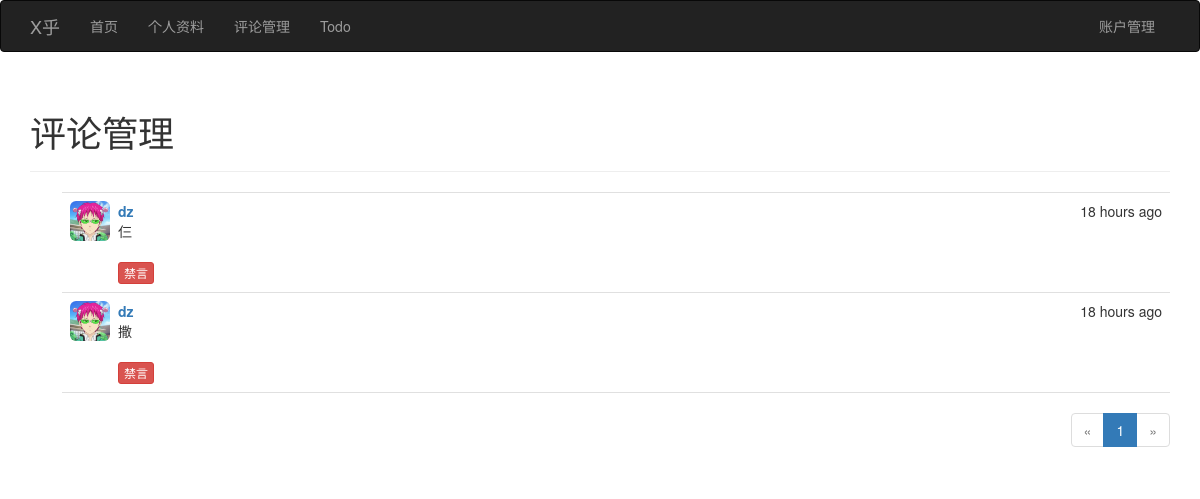
Page /moderate (signed in) on the earlier database version.
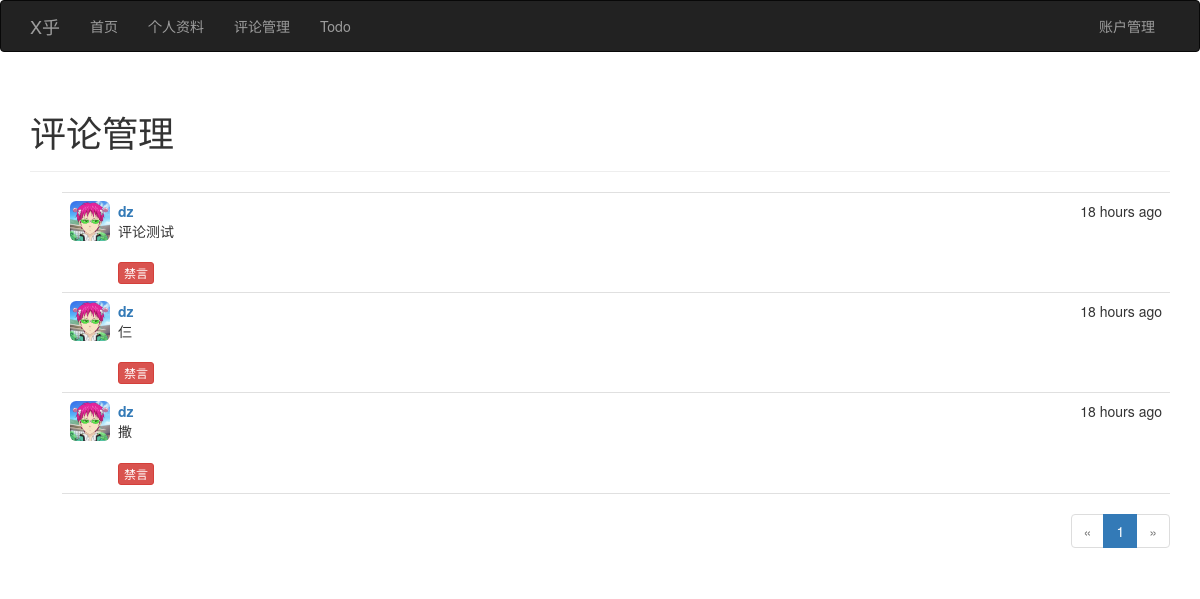
Same page on the later database version.
### app/models.py (models this page shows, shortened)
class Comment(db.Model):
    __tablename__ = 'comments'
    id = db.Column(db.Integer, primary_key = True)
    body = db.Column(db.Text)
    body_html = db.Column(db.Text)
    timestamp = db.Column(db.DateTime, index = True, default = datetime.utcnow)
    disabled = db.Column(db.Boolean)
    author_id = db.Column(db.Integer, db.ForeignKey('users.id'))
    post_id = db.Column(db.Integer, db.ForeignKey('posts.id'))

class User(UserMixin, db.Model):
    __tablename__ = 'users'
    id = db.Column(db.Integer, primary_key = True)
    email = db.Column(db.String(64), unique = True, index = True)
    name = db.Column(db.String(64))
    username = db.Column(db.String(64), unique = True, index = True)
    location = db.Column(db.String(64))
    about_me = db.Column(db.Text())
    member_since = db.Column(db.DateTime(), default = datetime.utcnow)
    last_seen = db.Column(db.DateTime(), default = datetime.utcnow)
    role_id = db.Column(db.Integer, db.ForeignKey('roles.id'))
    password_hash = db.Column(db.String(128))
    confirmed = db.Column(db.Boolean, default = False)
    avatar = db.Column(db.String(128), default = None)
    posts = db.relationship('Post', backref = 'author', lazy = 'dynamic')
    followed = db.relationship('Follow',
                               foreign_keys = [Follow.follower_id],
                               backref = db.backref('follower', lazy = 'joined'),
                               lazy = 'dynamic',
                               cascade = 'all, delete-orphan')
    followers = db.relationship('Follow',
                                foreign_keys = [Follow.followed_id],
                                backref = db.backref('followed', lazy = 'joined'),
                                lazy = 'dynamic',
                                cascade = 'all, delete-orphan')
    comments = db.relationship('Comment', backref = 'author', lazy = 'dynamic')
    events = db.relationship('Event', backref = 'sponsor', lazy = 'dynamic')
    @property
    def password(self):
        raise AttributeError('password is not a readable attribute')
    def can(self, permissions):
        return self.role is not None and (self.role.permissions & permissions) == permissions
    def ping(self):
        self.last_seen = datetime.utcnow()
        db.session.add(self)

### app/main/views.py (the view)
@main.route('/moderate')
@login_required
@permission_required(Permission.MODERATE_COMMENTS)
def moderate():
    page = request.args.get('page', 1, type = int)
    pagination = Comment.query.order_by(Comment.timestamp.desc()).paginate(
        page, per_page= current_app.config['FLASKY_PER_PAGE'], error_out= False)
    comments = pagination.items
    return render_template('moderate.html', pagination = pagination, comments = comments,
                           page = page)

### app/auth/views.py (called while the page is built)
@auth.before_app_request
def before_request():
    if current_user.is_authenticated:
        current_user.ping()
        if not current_user.confirmed \
                and request.endpoint[:5] != 'auth.':
            flash('You have not confirmed your account yet')
            return redirect(url_for('auth.unconfirmed'))

### app/main/__init__.py (called while the page is built)
@main.app_context_processor
def inject_permissions():
    return dict(Permission = Permission)

### app/models.py (called while the page is built)
@login_manager.user_loader
def load_user(user_id):
    return User.query.get(int(user_id))

### app/templates/moderate.html (shortened to what this page needs)
{% extends 'base.html' %}
{% import '_macros.html' as macros %}
{% block page_content %}
<div class="page-header">
    <h1>评论管理</h1>
</div>
{% set moderate = True %}
{% include '_comments.html' %}
{% if pagination %}
<div class="pagination">
    {{ macros.pagination_widget(pagination, '.moderate')}}
</div>
{% endif %}
{% endblock %}

### app/templates/_comments.html (shortened to what this page needs)
<ul class = "comments">
	{% for comment in comments %}
	<li class="comment">
		<div class="comment-thumbnail">
			<a href="{{url_for('.user', username = comment.author.username)}}">
				{% if comment.author.avatar %}
				<img class="img-rounded profile-thumbnail"  width = "40" height = "40"
					 src="{{ comment.author.avatar}}" >
				{% else %}
				<img class="img-rounded profile-thumbnail" width = "40" height = "40"
					 src="/static/avatar/default.jpg" >
                {% endif %}
			</a>
		</div>
		<div class="comment-content">
			<div class='comment-date'>{{ moment(comment.timestamp).fromNow()}}</div>
			<div class="comment-author">
				<a href="{{ url_for('.user', username=comment.author.username)}}">
					{{ comment.author.username}}
				</a>
			</div>
			<div class="comment-body">
				{% if moderate or not comment.disabled %}
					{% if comment.body_html %}
						{{ comment.body_html | safe}}
					{% else %}
						{{ comment.body }}
					{% endif %}
				{% endif %}
			</div>
			{% if moderate %}
				<br/>
				{% if comment.disabled %}
				<a class="btn btn-default btn-xs" href="{{ url_for('.moderate_enable',
					id=comment.id, page=page)}}">解禁</a>
				{% else %}
				<a class="btn btn-danger btn-xs" href="{{ url_for('.moderate_disable',
					id=comment.id, page=page)}}">禁言</a>
				{% endif %}
			{% endif %}
		</div>
	</li>
	{% endfor %}
</ul>

Differences in the rows shown:
added Comment: author.avatar (picture), timestamp "18 hours ago", author.username "dz", body_html "评论测试"
